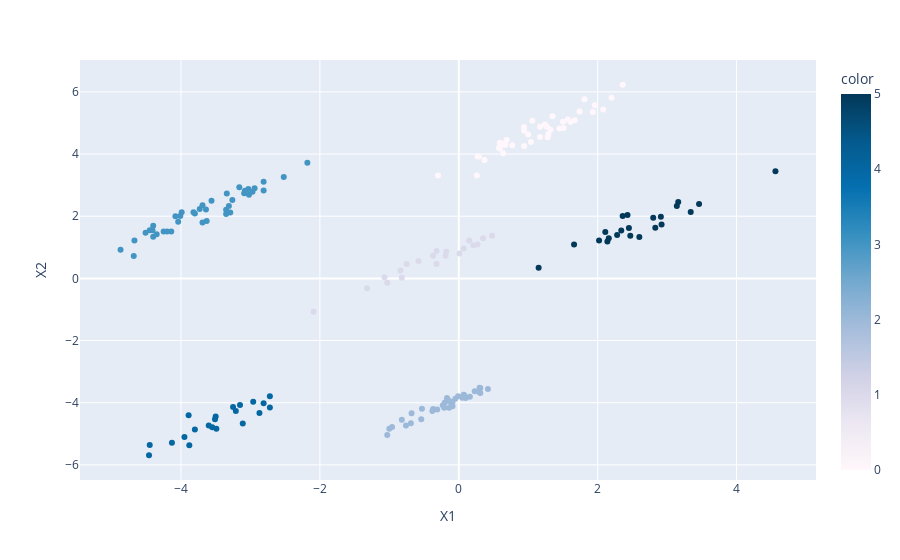

Source (notebook cell):
### Code cell
# cluster the data for dataset B
kmeans_b = KMeans(n_clusters=6, random_state=0).fit(data_b)
# plot the clustered data for dataset B
fig_b = px.scatter(data_b, x='X1', y='X2', color=kmeans_b.labels_, color_continuous_scale='PuBu')
fig_b.show()

### Figure 1 — Plotly figure (JSON) as saved in the notebook; plotly's stock layout.template omitted (floating-point values rounded to 4 significant figures; data arrays with more than 128 entries replaced by an {"elided": "..."} marker saying what was removed)
{"data": [{"hovertemplate": "X1=%{x}<br>X2=%{y}<br>color=%{marker.color}<extra></extra>", "legendgroup": "", "marker": {"color": {"elided": "180 int values"}, "coloraxis": "coloraxis", "symbol": "circle"}, "mode": "markers", "name": "", "orientation": "v", "showlegend": false, "type": "scatter", "x": {"elided": "180 float values"}, "xaxis": "x", "y": {"elided": "180 float values"}, "yaxis": "y"}], "layout": {"coloraxis": {"colorbar": {"title": {"text": "color"}}, "colorscale": [[0, "rgb(255,247,251)"], [0.125, "rgb(236,231,242)"], [0.25, "rgb(208,209,230)"], [0.375, "rgb(166,189,219)"], [0.5, "rgb(116,169,207)"], [0.625, "rgb(54,144,192)"], [0.75, "rgb(5,112,176)"], [0.875, "rgb(4,90,141)"], [1, "rgb(2,56,88)"]]}, "legend": {"tracegroupgap": 0}, "margin": {"t": 60}, "xaxis": {"anchor": "y", "domain": [0, 1], "title": {"text": "X1"}}, "yaxis": {"anchor": "x", "domain": [0, 1], "title": {"text": "X2"}}}}
